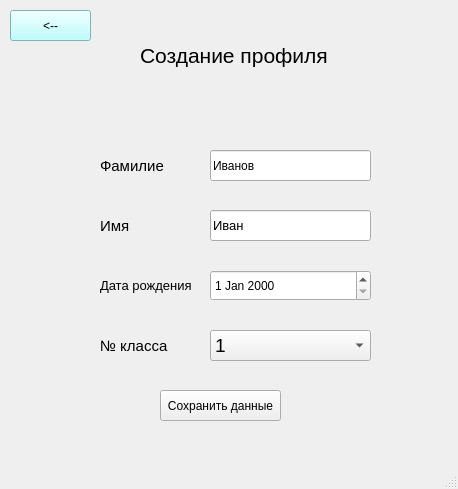
<?xml version="1.0" encoding="UTF-8"?>
<ui version="4.0">
 <class>MainWindow</class>
 <widget class="QMainWindow" name="MainWindow">
  <property name="geometry">
   <rect>
    <x>0</x>
    <y>0</y>
    <width>458</width>
    <height>489</height>
   </rect>
  </property>
  <property name="windowTitle">
   <string>MainWindow</string>
  </property>
  <property name="autoFillBackground">
   <bool>true</bool>
  </property>
  <property name="styleSheet">
   <string notr="true">color: rgb(0, 0, 0);</string>
  </property>
  <widget class="QWidget" name="centralwidget">
   <widget class="QLineEdit" name="surname_student">
    <property name="geometry">
     <rect>
      <x>210</x>
      <y>150</y>
      <width>161</width>
      <height>31</height>
     </rect>
    </property>
    <property name="text">
     <string>Иванов</string>
    </property>
   </widget>
   <widget class="QLabel" name="label">
    <property name="geometry">
     <rect>
      <x>100</x>
      <y>150</y>
      <width>71</width>
      <height>31</height>
     </rect>
    </property>
    <property name="font">
     <font>
      <pointsize>11</pointsize>
     </font>
    </property>
    <property name="text">
     <string>Фамилие</string>
    </property>
   </widget>
   <widget class="QLineEdit" name="name_student">
    <property name="geometry">
     <rect>
      <x>210</x>
      <y>210</y>
      <width>161</width>
      <height>31</height>
     </rect>
    </property>
    <property name="font">
     <font>
      <pointsize>10</pointsize>
     </font>
    </property>
    <property name="text">
     <string>Иван</string>
    </property>
   </widget>
   <widget class="QLabel" name="label_2">
    <property name="geometry">
     <rect>
      <x>100</x>
      <y>210</y>
      <width>71</width>
      <height>31</height>
     </rect>
    </property>
    <property name="font">
     <font>
      <pointsize>11</pointsize>
     </font>
    </property>
    <property name="text">
     <string>Имя</string>
    </property>
   </widget>
   <widget class="QLabel" name="label_3">
    <property name="geometry">
     <rect>
      <x>100</x>
      <y>270</y>
      <width>101</width>
      <height>31</height>
     </rect>
    </property>
    <property name="font">
     <font>
      <pointsize>10</pointsize>
     </font>
    </property>
    <property name="text">
     <string>Дата рождения</string>
    </property>
   </widget>
   <widget class="QLabel" name="label_4">
    <property name="geometry">
     <rect>
      <x>100</x>
      <y>330</y>
      <width>71</width>
      <height>31</height>
     </rect>
    </property>
    <property name="font">
     <font>
      <pointsize>11</pointsize>
     </font>
    </property>
    <property name="text">
     <string>№ класса</string>
    </property>
   </widget>
   <widget class="QLabel" name="name_page">
    <property name="geometry">
     <rect>
      <x>140</x>
      <y>30</y>
      <width>281</width>
      <height>51</height>
     </rect>
    </property>
    <property name="font">
     <font>
      <pointsize>16</pointsize>
     </font>
    </property>
    <property name="text">
     <string>Создание профиля</string>
    </property>
   </widget>
   <widget class="QPushButton" name="return_2">
    <property name="geometry">
     <rect>
      <x>10</x>
      <y>10</y>
      <width>81</width>
      <height>31</height>
     </rect>
    </property>
    <property name="font">
     <font/>
    </property>
    <property name="styleSheet">
     <string notr="true">background-color: #aaffff;</string>
    </property>
    <property name="text">
     <string>&lt;--</string>
    </property>
   </widget>
   <widget class="QPushButton" name="save_btn">
    <property name="geometry">
     <rect>
      <x>160</x>
      <y>390</y>
      <width>121</width>
      <height>31</height>
     </rect>
    </property>
    <property name="text">
     <string>Сохранить данные</string>
    </property>
   </widget>
   <widget class="QLabel" name="result_label">
    <property name="geometry">
     <rect>
      <x>140</x>
      <y>100</y>
      <width>181</width>
      <height>21</height>
     </rect>
    </property>
    <property name="font">
     <font>
      <pointsize>10</pointsize>
      <weight>50</weight>
      <bold>false</bold>
     </font>
    </property>
    <property name="text">
     <string/>
    </property>
   </widget>
   <widget class="QComboBox" name="class_number">
    <property name="geometry">
     <rect>
      <x>210</x>
      <y>330</y>
      <width>161</width>
      <height>31</height>
     </rect>
    </property>
    <property name="font">
     <font>
      <pointsize>14</pointsize>
     </font>
    </property>
    <item>
     <property name="text">
      <string>1</string>
     </property>
    </item>
    <item>
     <property name="text">
      <string>2</string>
     </property>
    </item>
    <item>
     <property name="text">
      <string>3</string>
     </property>
    </item>
    <item>
     <property name="text">
      <string>4</string>
     </property>
    </item>
    <item>
     <property name="text">
      <string>5</string>
     </property>
    </item>
    <item>
     <property name="text">
      <string>6</string>
     </property>
    </item>
    <item>
     <property name="text">
      <string>7</string>
     </property>
    </item>
    <item>
     <property name="text">
      <string>8</string>
     </property>
    </item>
    <item>
     <property name="text">
      <string>9</string>
     </property>
    </item>
    <item>
     <property name="text">
      <string>10</string>
     </property>
    </item>
    <item>
     <property name="text">
      <string>11</string>
     </property>
    </item>
   </widget>
   <widget class="QDateEdit" name="date_birthday">
    <property name="geometry">
     <rect>
      <x>210</x>
      <y>270</y>
      <width>161</width>
      <height>31</height>
     </rect>
    </property>
   </widget>
  </widget>
  <widget class="QMenuBar" name="menubar">
   <property name="geometry">
    <rect>
     <x>0</x>
     <y>0</y>
     <width>458</width>
     <height>21</height>
    </rect>
   </property>
   <property name="autoFillBackground">
    <bool>false</bool>
   </property>
  </widget>
  <widget class="QStatusBar" name="statusbar"/>
 </widget>
 <resources/>
 <connections/>
</ui>
